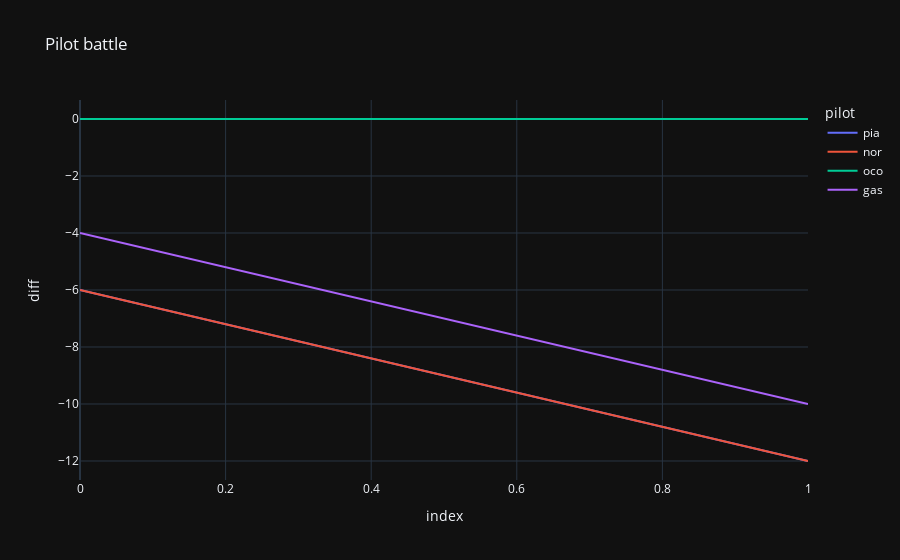

Write notebook code for a chart like this one.
### Code cell
px.line(df_battles_pilot[1], x="index", y="diff", color="pilot", title="Pilot battle", template="plotly_dark")

### Figure 1 — Plotly figure (JSON) as saved in the notebook; plotly's stock layout.template omitted (floating-point values rounded to 4 significant figures)
{"data": [{"hovertemplate": "pilot=pia<br>index=%{x}<br>diff=%{y}<extra></extra>", "legendgroup": "pia", "line": {"color": "#636efa", "dash": "solid"}, "marker": {"symbol": "circle"}, "mode": "lines", "name": "pia", "orientation": "v", "showlegend": true, "type": "scatter", "x": [0, 1], "xaxis": "x", "y": [-6, -12], "yaxis": "y"}, {"hovertemplate": "pilot=nor<br>index=%{x}<br>diff=%{y}<extra></extra>", "legendgroup": "nor", "line": {"color": "#EF553B", "dash": "solid"}, "marker": {"symbol": "circle"}, "mode": "lines", "name": "nor", "orientation": "v", "showlegend": true, "type": "scatter", "x": [0, 1], "xaxis": "x", "y": [-6, -12], "yaxis": "y"}, {"hovertemplate": "pilot=oco<br>index=%{x}<br>diff=%{y}<extra></extra>", "legendgroup": "oco", "line": {"color": "#00cc96", "dash": "solid"}, "marker": {"symbol": "circle"}, "mode": "lines", "name": "oco", "orientation": "v", "showlegend": true, "type": "scatter", "x": [0, 1], "xaxis": "x", "y": [0, 0], "yaxis": "y"}, {"hovertemplate": "pilot=gas<br>index=%{x}<br>diff=%{y}<extra></extra>", "legendgroup": "gas", "line": {"color": "#ab63fa", "dash": "solid"}, "marker": {"symbol": "circle"}, "mode": "lines", "name": "gas", "orientation": "v", "showlegend": true, "type": "scatter", "x": [0, 1], "xaxis": "x", "y": [-4, -10], "yaxis": "y"}], "layout": {"legend": {"title": {"text": "pilot"}, "tracegroupgap": 0}, "title": {"text": "Pilot battle"}, "xaxis": {"anchor": "y", "domain": [0, 1], "title": {"text": "index"}}, "yaxis": {"anchor": "x", "domain": [0, 1], "title": {"text": "diff"}}}}
